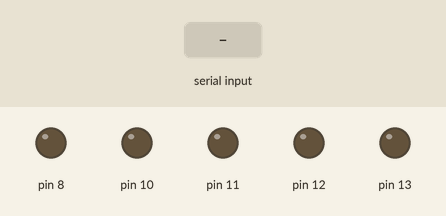
Simulated run of this sketch. Board: Arduino Uno, built with avr-gcc and run on an emulated ATmega328P. Parts: output pins drawn as LEDs (lit = HIGH). The inputs (shaded band) are chosen by the test bench.

Above: at 1.2 s.
1.3 s: "*forward" received over Serial
At 2.1 s:
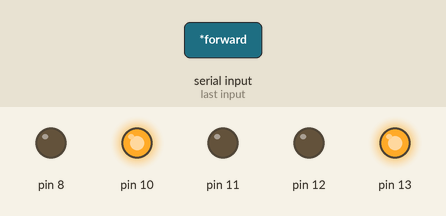
2.8 s: "*backward" received over Serial
At 3.6 s:
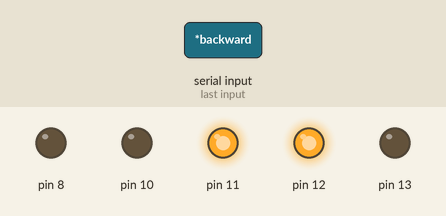
4.3 s: "*right" received over Serial
At 4.8 s:
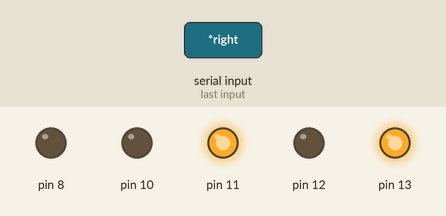
5.8 s: "*left" received over Serial
At 6.8 s:
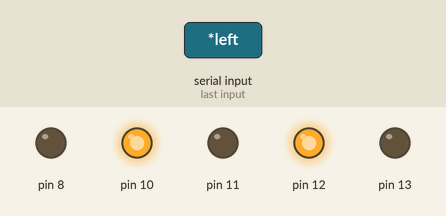
7.3 s: "*light on" received over Serial
At 8.2 s:
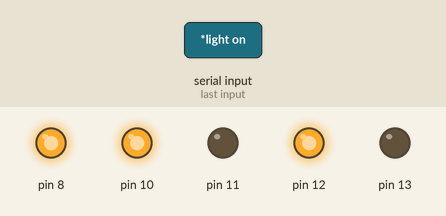
8.8 s: "*stop" received over Serial
At 9.1 s:
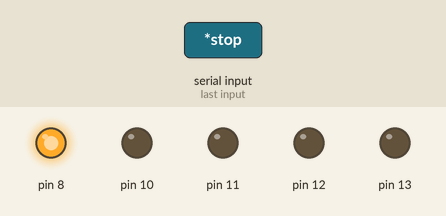
Timing chart, 0 to 11.3 s (numbered marks = the images above; inputs shaded):
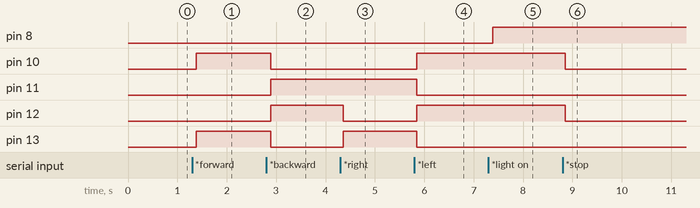

The sketch:

voice_BT_Car.ino
```cpp
String voice;

void setup()
{
Serial.begin(9600); //start serial communication
pinMode(10,OUTPUT);
pinMode(11,OUTPUT);
pinMode(12,OUTPUT);
pinMode(13,OUTPUT);
pinMode(1,OUTPUT);
pinMode(0,INPUT);
pinMode(8,OUTPUT);
}

void loop()
{
  while (Serial.available()){ //Check if there is an available byte to read
     delay(10); //Delay added to make thing stable
    char c = Serial.read(); //Conduct a serial read
    if (c == '#') {break;} //Exit the loop when the # is detected after the word
    voice += c; //Shorthand for voice = voice + c
  }
  if (voice.length() > 0){
    if(voice == "*forward"){
      digitalWrite(10,HIGH);
      digitalWrite(11,LOW );
      digitalWrite(12,LOW );
      digitalWrite(13,HIGH );
      }
    else if(voice == "*backward"){
      digitalWrite(10,LOW);
      digitalWrite(11,HIGH );
      digitalWrite(12,HIGH );
      digitalWrite(13,LOW );
      }
    else if(voice == "*right") {
      digitalWrite(10,LOW );
      digitalWrite(11,HIGH);
      digitalWrite(12,LOW );
      digitalWrite(13,HIGH); /*right*/
    }
    else if(voice == "*left") {
      digitalWrite(10,HIGH );
      digitalWrite(11,LOW);
      digitalWrite(12,HIGH );
      digitalWrite(13,LOW);  /*left*/
    }
    else if(voice == "*light on") {
      digitalWrite(8,HIGH);
    }
    else if(voice == "*light off") {
      digitalWrite(8,LOW);
    }
    else if(voice == "*stop") {
      digitalWrite(10,LOW );
      digitalWrite(11,LOW);
      digitalWrite(12,LOW );
      digitalWrite(13,LOW);
    }

  voice=""; //Reset the variable after initiating
  }
}
```

Measured:
- after the input at 1.3 s, pin 10, pin 13: LOW → HIGH after 0.08 s
- after the input at 2.8 s, pin 10, pin 13: HIGH → LOW after 0.09 s; pin 11, pin 12: LOW → HIGH after 0.09 s
- after the input at 4.3 s, pin 12: HIGH → LOW after 0.06 s; pin 13: LOW → HIGH after 0.06 s
- after the input at 5.8 s, pin 10, pin 12: LOW → HIGH after 0.05 s; pin 11, pin 13: HIGH → LOW after 0.05 s
- after the input at 7.3 s, pin 8: LOW → HIGH after 0.09 s
- after the input at 8.8 s, pin 10, pin 12: HIGH → LOW after 0.05 s
